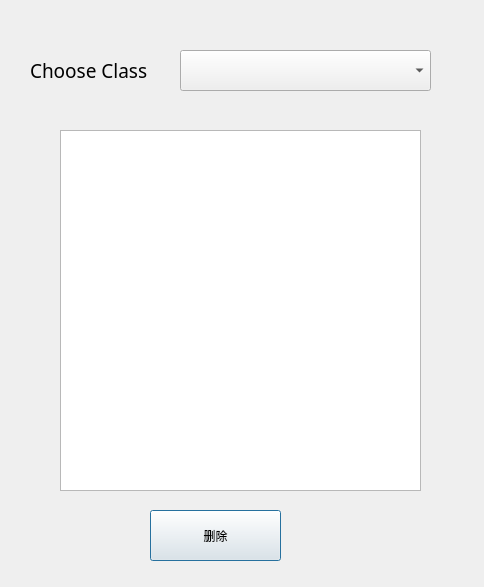
<?xml version="1.0" encoding="UTF-8"?>
<ui version="4.0">
 <class>Dialog</class>
 <widget class="QDialog" name="Dialog">
  <property name="geometry">
   <rect>
    <x>0</x>
    <y>0</y>
    <width>484</width>
    <height>587</height>
   </rect>
  </property>
  <property name="windowTitle">
   <string>Dialog</string>
  </property>
  <widget class="QLabel" name="label">
   <property name="geometry">
    <rect>
     <x>30</x>
     <y>50</y>
     <width>121</width>
     <height>41</height>
    </rect>
   </property>
   <property name="font">
    <font>
     <family>宋体</family>
     <pointsize>14</pointsize>
    </font>
   </property>
   <property name="text">
    <string>Choose Class</string>
   </property>
   <property name="textFormat">
    <enum>Qt::AutoText</enum>
   </property>
  </widget>
  <widget class="QComboBox" name="comboBox">
   <property name="geometry">
    <rect>
     <x>180</x>
     <y>50</y>
     <width>251</width>
     <height>41</height>
    </rect>
   </property>
  </widget>
  <widget class="QListWidget" name="listWidget">
   <property name="geometry">
    <rect>
     <x>60</x>
     <y>130</y>
     <width>361</width>
     <height>361</height>
    </rect>
   </property>
  </widget>
  <widget class="QPushButton" name="pushButton">
   <property name="geometry">
    <rect>
     <x>150</x>
     <y>510</y>
     <width>131</width>
     <height>51</height>
    </rect>
   </property>
   <property name="text">
    <string>删除</string>
   </property>
  </widget>
 </widget>
 <resources/>
 <connections/>
</ui>
